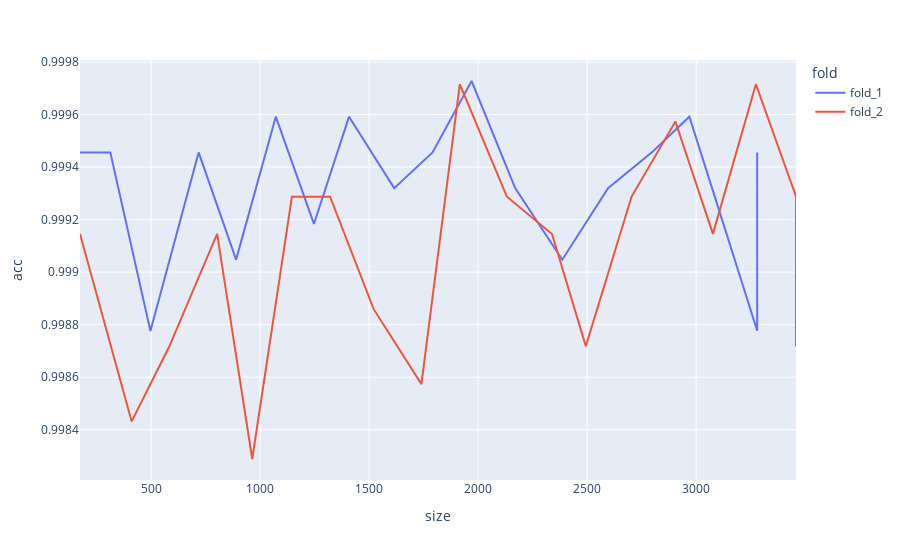

The notebook cell this image was saved under:
### Code cell
# create results dataframe
results_dict = valid_dict
acc_df = pd.DataFrame()
acc_lst = []
size_lst = []
fold_lst = []
folds = 2 #5
for fold in range(1,folds+1):
    # acc_lst = []
    # size_lst = []
    for i in range(1, 20):
        # data_df = results_dict['fold_'+str(fold)][1][['truth_'+str(i), 'pred_'+str(i)]]
        # data_df = data_df[data_df['truth_'+str(i)]=='Coccotypes_dactyliperda']
        acc = f1_score(y_true=results_dict['fold_'+str(fold)][1]['truth_'+str(i)], y_pred=results_dict['fold_'+str(fold)][1]['pred_'+str(i)], average='weighted')
        # acc = accuracy_score(y_true=data_df['truth_'+str(i)], y_pred=data_df['pred_'+str(i)])
        acc_lst.append(acc)
        size_lst.append(results_dict['fold_'+str(fold)][0].iloc[0,i])
        fold_lst.append('fold_'+str(fold))
acc_df["size"] = size_lst
acc_df["acc"] = acc_lst
acc_df['fold'] = fold_lst

fig = px.line(acc_df, x="size", y="acc", color='fold')
fig.show()

### Figure 1 — Plotly figure (JSON) as saved in the notebook; plotly's stock layout.template omitted (floating-point values rounded to 4 significant figures)
{"data": [{"hovertemplate": "fold=fold_1<br>size=%{x}<br>acc=%{y}<extra></extra>", "legendgroup": "fold_1", "line": {"color": "#636efa", "dash": "solid"}, "marker": {"symbol": "circle"}, "mode": "lines", "name": "fold_1", "orientation": "v", "showlegend": true, "type": "scatter", "x": [174, 313, 497, 718, 890, 1072, 1247, 1408, 1615, 1791, 1970, 2170, 2386, 2596, 2797, 2969, 3125, 3280, 3280], "xaxis": "x", "y": [0.9995, 0.9995, 0.9988, 0.9995, 0.999, 0.9996, 0.9992, 0.9996, 0.9993, 0.9995, 0.9997, 0.9993, 0.999, 0.9993, 0.9995, 0.9996, 0.9992, 0.9988, 0.9995], "yaxis": "y"}, {"hovertemplate": "fold=fold_2<br>size=%{x}<br>acc=%{y}<extra></extra>", "legendgroup": "fold_2", "line": {"color": "#EF553B", "dash": "solid"}, "marker": {"symbol": "circle"}, "mode": "lines", "name": "fold_2", "orientation": "v", "showlegend": true, "type": "scatter", "x": [174, 411, 583, 803, 964, 1146, 1321, 1521, 1740, 1916, 2132, 2339, 2494, 2704, 2905, 3077, 3274, 3458, 3458], "xaxis": "x", "y": [0.9991, 0.9984, 0.9987, 0.9991, 0.9983, 0.9993, 0.9993, 0.9989, 0.9986, 0.9997, 0.9993, 0.9991, 0.9987, 0.9993, 0.9996, 0.9991, 0.9997, 0.9993, 0.9987], "yaxis": "y"}], "layout": {"autosize": true, "legend": {"title": {"text": "fold"}, "tracegroupgap": 0}, "margin": {"t": 60}, "xaxis": {"anchor": "y", "autorange": true, "domain": [0, 1], "range": [174, 3458], "title": {"text": "size"}, "type": "linear"}, "yaxis": {"anchor": "x", "autorange": true, "domain": [0, 1], "range": [0.9982, 0.9998], "title": {"text": "acc"}, "type": "linear"}}}
